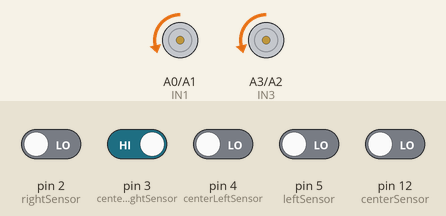
Recording of a sketch running on a simulated Arduino Uno, built with avr-gcc and run on an emulated ATmega328P. On the bench: motor-driver pin pairs drawn as motors (green arrow = first pin HIGH = forward, orange = second pin HIGH = backward, longer = more drive, scaled by the enable pin). Inputs (shaded band) come from the test bench; at power-on: pin 3 (centerRightSensor) HIGH, pin 2 (rightSensor), pin 4 (centerLeftSensor), pin 5 (leftSensor), pin 12 (centerSensor) LOW.

Above: at 1.2 s.
1.3 s: pin 2 (rightSensor) driven HIGH
At 2.0 s:
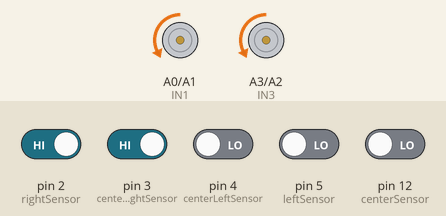
2.8 s: pin 2 (rightSensor) driven LOW
At 3.1 s:
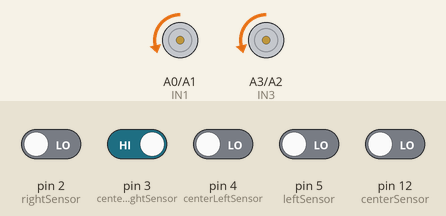
4.3 s: pin 3 (centerRightSensor) driven LOW
At 5.5 s:
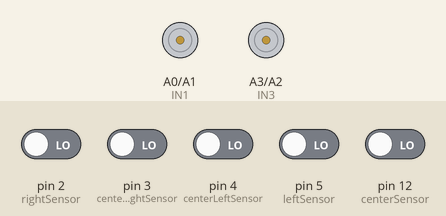
5.8 s: pin 4 (centerLeftSensor) driven HIGH
At 6.6 s:
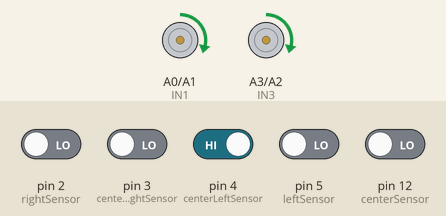
7.3 s: pin 5 (leftSensor) driven HIGH
At 7.8 s:
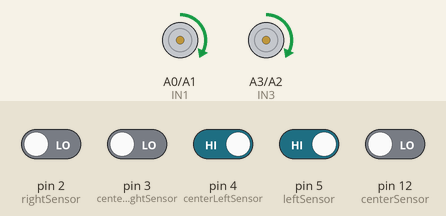
8.8 s: pin 5 (leftSensor) driven LOW
At 10.1 s:
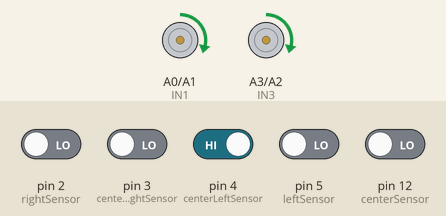
Timing chart, 0 to 11.3 s (numbered marks = the images above; inputs shaded):
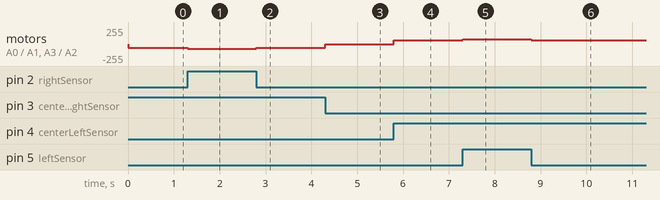

Measured:
- after the input at 1.3 s, motor on A0 (IN1) / A1 (IN2), motor on A3 (IN3) / A2 (IN4): backward 56/255 → backward 70/255 at once
- after the input at 2.8 s, motor on A0 (IN1) / A1 (IN2), motor on A3 (IN3) / A2 (IN4): backward 70/255 → backward 56/255 at once
- after the input at 4.3 s, motor on A0 (IN1) / A1 (IN2), motor on A3 (IN3) / A2 (IN4): backward 56/255 → stopped at once
- after the input at 5.8 s, motor on A0 (IN1) / A1 (IN2), motor on A3 (IN3) / A2 (IN4): stopped → forward 56/255 at once
- after the input at 7.3 s, motor on A0 (IN1) / A1 (IN2), motor on A3 (IN3) / A2 (IN4): forward 56/255 → forward 70/255 at once
- after the input at 8.8 s, motor on A0 (IN1) / A1 (IN2), motor on A3 (IN3) / A2 (IN4): forward 70/255 → forward 56/255 at once

The sketch:

line_follower.ino
```cpp
//Motor left
#define ENA 9
#define IN1 A0
#define IN2 A1

//Motor right
#define IN3 A3
#define IN4 A2
#define ENB 6

#define rightSensor 2
#define centerRightSensor 3
#define centerSensor 12
#define centerLeftSensor 4
#define leftSensor 5
#define centerSensorVcc 13

short Speed=70;
float shortFactor=0.8;


struct sensor
{
  bool S1,S2,S3,S4,S5;

  void sensorInput()
  {
    S1 = digitalRead(rightSensor);
    S2 = digitalRead(centerRightSensor);
    S3 = digitalRead(centerSensor);
    S4 = digitalRead(centerLeftSensor);
    S5 = digitalRead(leftSensor);

  }

};
struct motion
{
  bool forward=false;
  bool left=false;
  bool right=false;
  bool back;

  void setMotion(sensor s)
  {
    bool S1 = s.S1;
    bool S2 = s.S2;
    bool S3 = s.S3;
    bool S4 = s.S4;
    bool S5 = s.S5;

    if (S3 == 1 && S5 == 0 && S1 == 0 )
    {
      forward=true;
      left=false;
      right=false;
      back=false;
      moveForward();
    }

    else if (S1 == 1 && S2 == 1 && S3 == 1 && S4 == 1 && S5 == 1)
    {
      {
      forward=false;
      left=false;
      right=false;
      back=true;
      stop();
    }
    }
    else if (S1 == 0 && S2 == 0 && S3 == 0 && S4 == 0 && S5 == 0)
    {
      forward=false;
      left=false;
      right=false;
      back=false;
      stop();
    }

    else if (S2 == 0 && S4 == 1 && S1 == 0 && S5  == 0)
    {
      forward=false;
      left=true;
      right=false;
      back=false;
      shortLeft();
    }

    else if (S1 == 0 && S5 == 1)
    {
      forward=false;
      left=true;
      right=false;
      back=false;
      turnleft();
    }
    else if (S2 == 1 && S4 == 0 && S1 == 0 && S5 == 0)
    {
      forward=false;
      left=false;
      right=true;
      back=false;
      shortRight();
    }

    else if (S1 == 1 && S5 == 0)
    {
      forward=false;
      left=false;
      right=true;
      back=false;
      turnright();
    }


  }
  void moveForward() {
  analogWrite(ENA, Speed);
  analogWrite(ENB, Speed);
  digitalWrite(IN1, LOW);
  digitalWrite(IN2, HIGH);
  digitalWrite(IN3, HIGH);
  digitalWrite(IN4, LOW);
}
void turnright() {
  analogWrite(ENA, Speed);
  analogWrite(ENB, Speed);
  digitalWrite(IN1, LOW);
  digitalWrite(IN2, HIGH);
  digitalWrite(IN3, LOW);
  digitalWrite(IN4, HIGH);
}
void turnleft() {
  analogWrite(ENA, Speed);
  analogWrite(ENB, Speed);
  digitalWrite(IN1, HIGH);
  digitalWrite(IN2, LOW);
  digitalWrite(IN3, HIGH);
  digitalWrite(IN4, LOW);
}
void shortLeft() {
  analogWrite(ENA, Speed*shortFactor);
  analogWrite(ENB, Speed*shortFactor);
  digitalWrite(IN1, HIGH);
  digitalWrite(IN2, LOW);
  digitalWrite(IN3, HIGH);
  digitalWrite(IN4, LOW);
}

void shortRight() {
  analogWrite(ENA, Speed*shortFactor);
  analogWrite(ENB, Speed*shortFactor);
  digitalWrite(IN1, LOW);
  digitalWrite(IN2, HIGH);
  digitalWrite(IN3, LOW);
  digitalWrite(IN4, HIGH);
}
void stop() {
  analogWrite(ENA, 0);
  analogWrite(ENB, 0);
  digitalWrite(IN1, LOW);
  digitalWrite(IN2, LOW);
  digitalWrite(IN3, LOW);
  digitalWrite(IN4, LOW);
}

void turn180()
{
  turnright();
}


};


void setup() {
  //Sensor pins
  digitalWrite(centerSensorVcc,HIGH);


  pinMode(centerSensorVcc,OUTPUT);
  pinMode(rightSensor, INPUT);
  pinMode(centerRightSensor, INPUT);
  pinMode(centerLeftSensor, INPUT);
  pinMode(leftSensor, INPUT);
  //Motor one
  pinMode(ENA, OUTPUT);
  pinMode(IN1, OUTPUT);
  pinMode(IN2, OUTPUT);
  //Motor two
  pinMode(ENB, OUTPUT);
  pinMode(IN3, OUTPUT);
  pinMode(IN4, OUTPUT);

}

void loop() {
  motion move;
  sensor sense;
  sense.sensorInput();
  move.setMotion(sense);

}


// void rightWall(motion data)
// {
//   if(data.forward)
//     data.moveForward();

//   if(data.right)
//   {
//     while(data.right)
//     {
//       data.turnright();
//       data.setMotion();
//     }

//   }
//   if(data.back)
//   {
//     while(!data.)
//     turn180();

//   }


// }
// void directionTest()
// {

// }
```
